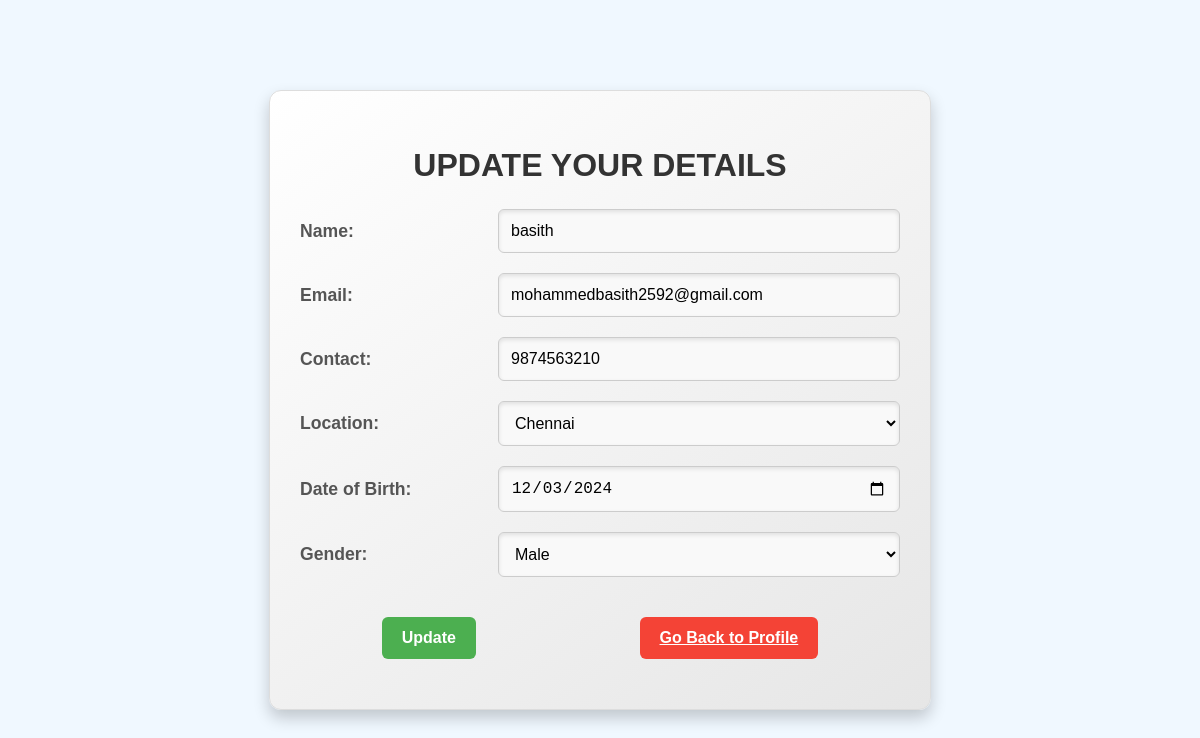
The app's page /auth/update_details/3 (signed in), older data.
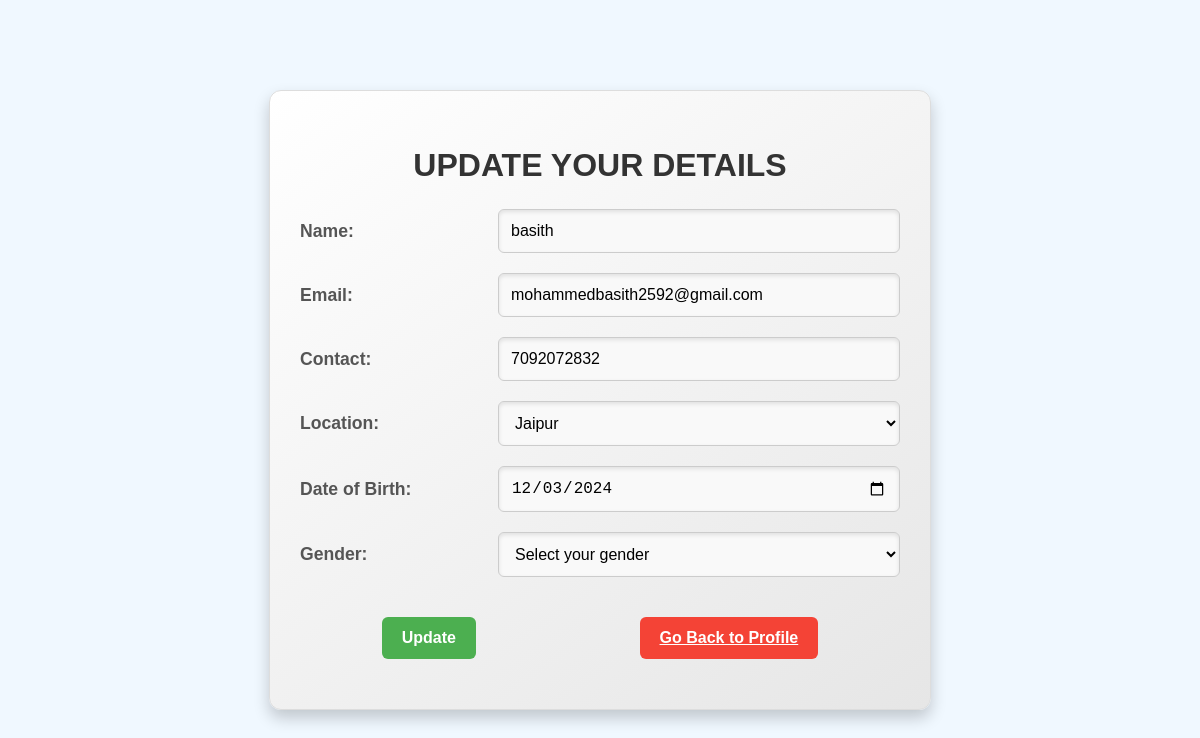
The same page, newer data.
### app/models.py (models this page shows, shortened)
class User(UserMixin, db.Model):
    id = db.Column(db.Integer, primary_key=True)
    username = db.Column(db.String(50), nullable=False)
    email = db.Column(db.String(100), unique=True, nullable=False)
    password = db.Column(db.String(255), nullable=False)
    role = db.Column(db.String(20), nullable=False)
    contact = db.Column(db.String(20), nullable=False)
    location = db.Column(db.String(100), nullable=False)
    dob = db.Column(db.Date, nullable=False)
    gender = db.Column(db.String(10), nullable=False)
    reset_token = db.Column(db.String(128), nullable=True)
    status = db.Column(db.String(20), default='pending')

### app/auth.py (the view, shortened to what this page needs)
@auth.route('/update_details/<int:id>', methods=['GET', 'POST'])
@login_required
def update_details(id):
    user = User.query.get(id)
    if not user:
        flash("User not found.", "error")
        return redirect(url_for('main.profile'))  # Redirect to an appropriate route
    if current_user.id != id and current_user.role != 'admin':
        abort(403)
    return render_template('update_details.html', user=user)

### app/templates/update_details.html (shortened to what this page needs)
<!DOCTYPE html>
<html lang="en">
<head>
</head>
<body>
    <div class="container">
        <h2 class="title">Update Your Details</h2>
        <form method="POST" action="">
            <div class="form-group">
                <label for="username">Name:</label>
                <input type="text" name="username" id="username" class="form-control" value="{{ user.username }}">
            </div>
            <div class="form-group">
                <label for="email">Email:</label>
                <input type="email" name="email" id="email" class="form-control" value="{{ user.email }}">
            </div>
            <div class="form-group">
                <label for="contact">Contact:</label>
                <input type="text" name="contact" id="contact" class="form-control" value="{{ user.contact }}">
            </div>
            <div class="form-group">
              <label for="location">Location:</label>
              <select name="location" id="location" class="form-control">
                  <option value="Chennai" {% if user.location == 'Chennai' %}selected{% endif %}>Chennai</option>
                  <option value="Jaipur" {% if user.location == 'Jaipur' %}selected{% endif %}>Jaipur</option>
              </select>
          </div>
            <div class="form-group">
                <label for="dob">Date of Birth:</label>
                <input type="date" name="dob" id="dob" class="form-control" value="{{ user.dob }}">
            </div>
            <div class="form-group">
                <label for="gender">Gender:</label>
                <select name="gender" id="gender" class="form-control">
                    <option value="" disabled selected>Select your gender</option>
                    <option value="Male" {% if user.gender == 'Male' %}selected{% endif %}>Male</option>
                </select>
            </div>
            <div class="form-group button-group">
              <button type="submit" class="btn">Update</button>
              <a href="/auth/profile/{{ user.id }}" class="btn btn-secondary">Go Back to Profile</a>
          </div>
        </form>
    </div>
</body>
</html>

Row changes from the older to the newer data that the page shows:
changed User "basith": contact "9874563210" → "7092072832"; location "Chennai" → "Jaipur"; gender "Male" → (not shown)
Text that changed along with them:
form field gender: (not shown) → "Select your gender"
